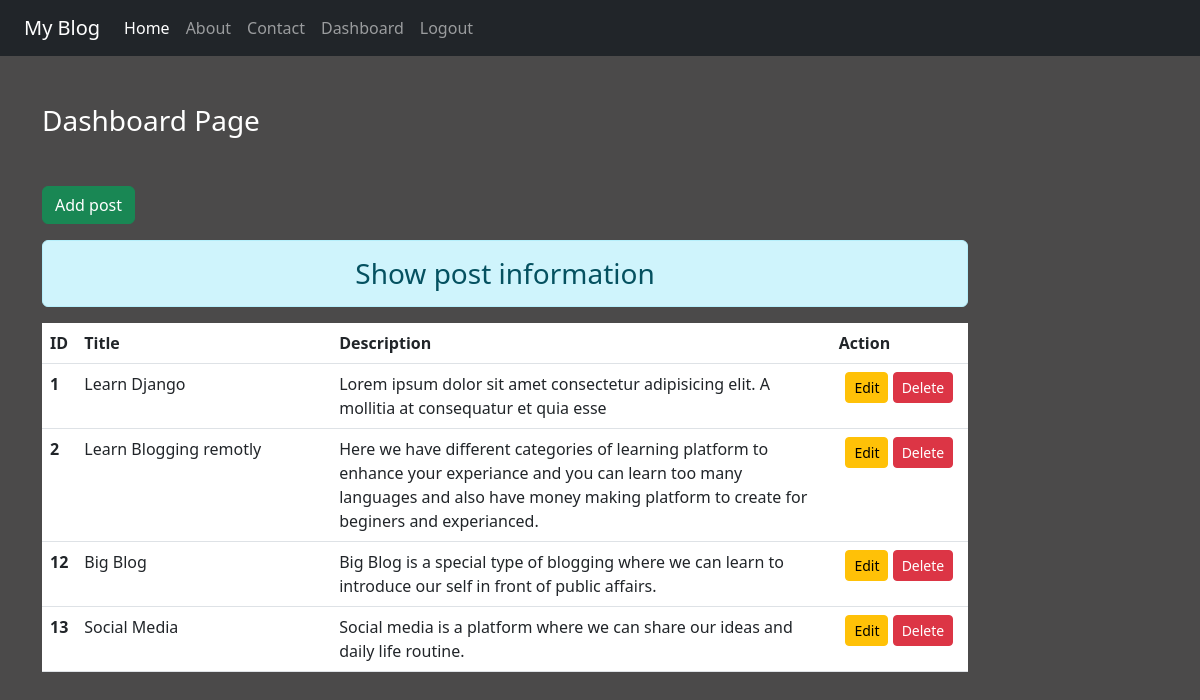
The page /dashboard/ (signed in) on the database its author committed.
### blog/models.py (models this page shows)
class post(models.Model):
    title= models.CharField(max_length=250)
    desc = models.TextField()

### blog/views.py (the view)
# urls.py: path('dashboard/', views.dashboard,name='dashboard'),
def dashboard(request):
    if request.user.is_authenticated:
        posts=post.objects.all()
        return render(request,'blog/dashboard.html',{'posts':posts})
    else:
        return HttpResponseRedirect('/login/')

### blog/templates/blog/dashboard.html (shortened to what this page needs)
{% extends 'blog/main.html' %}
{% load static %}
{% block content %}
<div class="col-sm-10">
<h3 class="text-white my-5">Dashboard Page</h3>
<a href="{% url 'addpost' %}" class="btn btn-success">Add post</a>
<h3 class="text-center alert alert-info mt-3">Show post information</h3>
{% if posts %}
<table class="table table-hover bg-white">
    <thead>
        <tr class="text-centre">
            <th scope="col" style="width:2%">ID</th>
            <th scope="col" style="width:28%">Title</th>
            <th scope="col" style="width:55%">Description</th>
            <th scope="col" style="width:15%">Action</th>
        </tr>
    </thead>
{% for post in posts %}
<tr>
    <th scope="row">{{post.id}}</th>
    <td>{{post.title}}</td>
    <td>{{post.desc}}</td>
    <td class="text-center">
        <a href="{% url 'updatepost' post.id %}"  class="btn btn-warning btn-sm">Edit</a>
        {% if perms.blog.delete_post %}
        <form action="{% url 'deletepost' post.id %}" method="post" class="d-inline">{% csrf_token %}
            <input type="submit" class="btn btn-danger btn-sm" value="Delete">
        </form>
        {% endif %}
    </td>
</tr>
{% endfor %}
</table>
{% else %}
<h4 class="text-center alert alert-warning">No Records</h4>
{% endif %}
</div>
{% endblock %}

### blog/templates/blog/main.html (shortened to what this page needs)
<!DOCTYPE html>
{% load static %}
<html lang="en">
<head>
    <link rel="stylesheet" href="{% static 'blog/css/bootstrap.css' %}">
    <link rel="stylesheet" href="{% static 'blog/css/style.css' %}">
</head>
<body>
    <div class="container-fluid bg-dark"> {% include 'blog/navbar.html' %}</div>
    <div class="container">
        <div class="row">
            {% block content %}
            {% endblock %}
        </div>
    </div>
</body>
</html>

### blog/templates/blog/navbar.html (shortened to what this page needs)
<nav class="navbar navbar-expand-lg navbar-dark bg-dark">
    <div class="container-fluid">
      <a class="navbar-brand" href="#">My Blog</a>
      <div class="collapse navbar-collapse" id="navbarNav">
        <ul class="navbar-nav">
          <li class="nav-item">
            <a class="nav-link active" aria-current="page" href="/">Home</a>
          </li>
          <li class="nav-item">
            <a class="nav-link" href="{% url 'about' %}">About</a>
          </li>
          <li class="nav-item">
            <a class="nav-link" href="{% url 'contact' %}">Contact</a>
          </li>
          {% if request.user.is_authenticated %}
          <li class="nav-item">
            <a class="nav-link" href="{% url 'dashboard' %}">Dashboard</a>
          </li>
          <li class="nav-item">
            <a class="nav-link" href="{% url 'logout' %}">Logout</a>
          </li>
          {% endif %}
        </ul>
      </div>
    </div>
  </nav>

### blog/static/blog/css/style.css (style rules this page uses)
body { background-color: rgb(75,74,74); color: antiquewhite; }

### rows shown on the page
post: id "1", title "Learn Django", desc "Lorem ipsum dolor sit amet consectetur adipisicing elit. A mollitia at consequatur et quia esse"
post: id "2", title "Learn Blogging remotly", desc "Here we have different categories of learning platform to enhance your experiance and you can learn too many languages and also have money making platform to create for beginers and experianced."
post: id "12", title "Big Blog", desc "Big Blog is a special type of blogging where we can learn to introduce our self in front of public affairs."
post: id "13", title "Social Media", desc "Social media is a platform where we can share our ideas and daily life routine."
